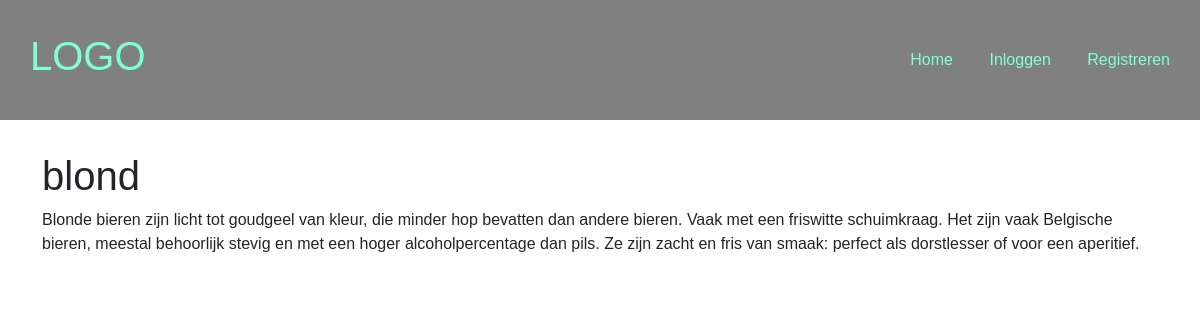
Page /details-soort.php?id=1 on the committed database.
### tables this page shows
CREATE TABLE `soorten` (
  `id` int(10) UNSIGNED NOT NULL,
  `naam` varchar(255) NOT NULL,
  `omschrijving` text NOT NULL
);

### details-soort.php (the view, shortened to what this page needs)
<?php
include './includes/initialize.php';
if (!isset($_GET['soort_id'])) {
  $query = $pdo->prepare('SELECT * FROM bieren WHERE id=:id');
  $query->execute([
    'id' => $_GET['id']
  ]);
  $bier = $query->fetch();
  $query = $pdo->prepare('SELECT * FROM soorten WHERE id=:id');
  $query->execute([
    'id' => $bier['soort_id']
  ]);
  $soort = $query->fetch();
} else {
  $query = $pdo->prepare('SELECT * FROM soorten WHERE id=:id');
  $query->execute([
    'id' => $_GET['soort_id']
  ]);
  $soort = $query->fetch();
}
?>
<!DOCTYPE html>
<html lang="en">
<head>
  <?php include './includes/meta.php' ?>
</head>
<body>
  <?php include './includes/header.php' ?>
  <main>
    <div class="container">
      <h1><?php echo $soort['naam'] ?></h1>
      <p><?php echo $soort['omschrijving'] ?></p>
    </div>
  </main>
</body>
</html>

### style.css (style rules this page uses)
body { margin: 0; font-family: Helvetica, sans-serif; }
.container { width: 1200px; margin: 0 auto; }

### rows in the picture
soorten: naam "blond", omschrijving "Blonde bieren zijn licht tot goudgeel van kleur, die minder hop bevatten dan andere bieren. Vaak met een friswitte schuimkraag. Het zijn vaak Belgische bieren, meestal behoorlijk stevig en met een hoger alcoholpercentage dan pils. Ze zijn zacht en fris van smaak: perfect als dorstlesser of voor een aperitief."
